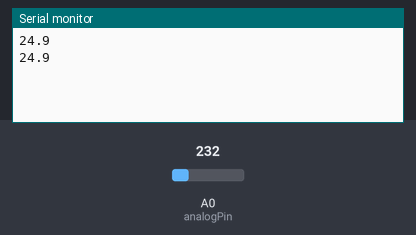
Recording of a sketch running on a simulated Arduino Uno, built with avr-gcc and run on an emulated ATmega328P. Shown: the last lines printed to the serial monitor. The test bench sets the inputs (shaded band); at power-on: A0 (analogPin) = 232.

Above: at 1.2 s.
1.3 s: A0 (analogPin) set to 250
At 1.8 s:
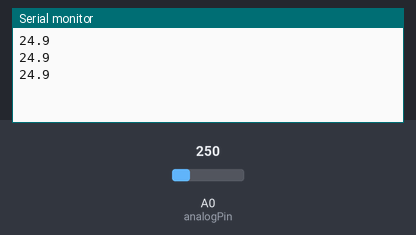
2.8 s: A0 (analogPin) set to 266
At 3.6 s:
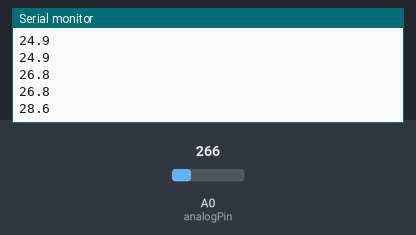
Timing chart, 0 to 5.8 s (numbered marks = the images above; inputs shaded):
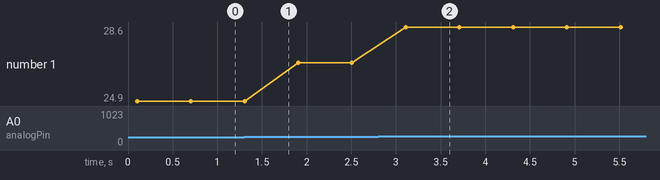

Measured:
- after the input at 2.8 s, the serial monitor: prints a new line after 0.31 s (image 2)
- plotted number 1: 24.9 → 26.8 after the input at 1.3 s, 26.8 → 28.6 after the input at 2.8 s

The sketch:

Temperature_sensor.ino
```cpp
//*******************************************************************************
// Project : LM35  sensor
// Board : Arduino Uno
// 주의 잘못 꼽으면 소자의 온도가 100도 가까이 올라감 gnd , V+ 잘보고 꼽으세요,,,  손가락 데임...
//*******************************************************************************

int analogPin = 0; // Analog pin
int val = 0; // variable(변수)
float temp =0;

void setup()
{
  Serial.begin(9600);        // setup serial (통신속도)
  analogReference(INTERNAL); // Internal voltage reference(내부 전압 기준)
}
//내부 전압이 필요 이유 : 측정할 수 있는 온도범위는 -55에서 150도까지이며 0.5도의 정확성을 보증하면서 1도당 10mV 전압 변동을 가진다
void loop()
{
  val=0;
  for(int i=0 ; i <10 ; i++){
    val = val + analogRead(analogPin); // Read ADC DC 전압을 읽어옴
    delay(10);
  }
  val =val / 10;
  val = map(val,0,1023,0,1100);
  temp=(float)val/10;

  Serial.println(temp,1); // Output
  delay(500);
}
```
